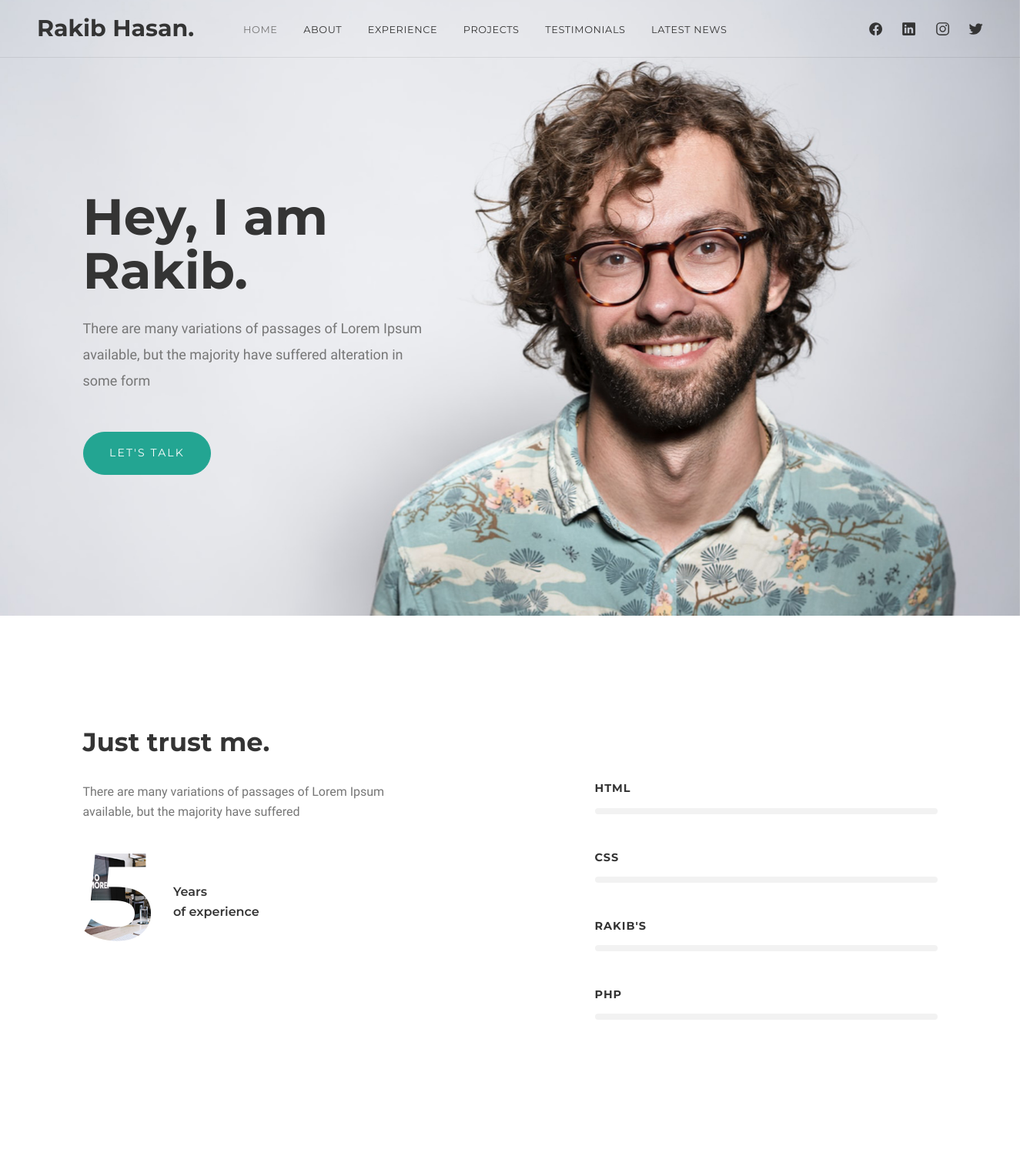
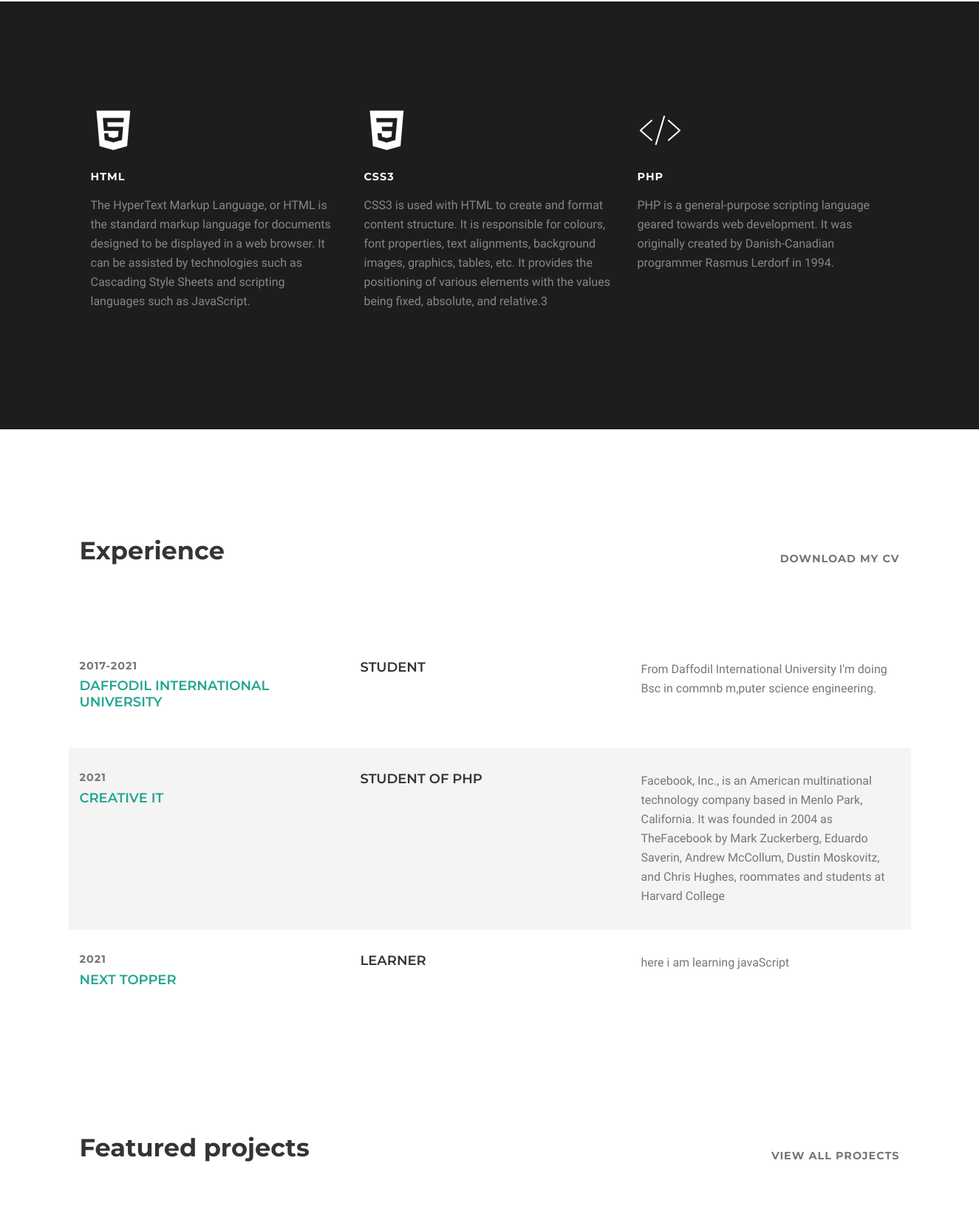
The page / (upper part) on the database its author committed (2 pictures, top to bottom).
### tables this page shows
CREATE TABLE `general_settings` (
  `id` int(11) NOT NULL,
  `field_name` varchar(50) NOT NULL,
  `value` varchar(255) NOT NULL,
  `status` int(1) NOT NULL DEFAULT 1
);

CREATE TABLE `banner` (
  `id` int(11) NOT NULL,
  `intro` varchar(70) NOT NULL,
  `message` varchar(400) NOT NULL,
  `banner_photo` varchar(150) NOT NULL,
  `status` int(2) NOT NULL DEFAULT 1
);

CREATE TABLE `skills` (
  `id` int(11) NOT NULL,
  `skill_name` varchar(30) NOT NULL,
  `parcentage` int(3) NOT NULL,
  `status` int(1) NOT NULL DEFAULT 1
);

CREATE TABLE `skill_details` (
  `id` int(11) NOT NULL,
  `skill_name` varchar(50) NOT NULL,
  `icon` varchar(70) NOT NULL,
  `skill_description` text NOT NULL,
  `status` int(1) NOT NULL DEFAULT 1
);

CREATE TABLE `experiance` (
  `id` int(11) NOT NULL,
  `company_name` varchar(150) NOT NULL,
  `designation` varchar(150) NOT NULL,
  `duration` varchar(30) NOT NULL,
  `description` text NOT NULL,
  `status` int(1) NOT NULL DEFAULT 1
);

### admin/inc/functions.inc.php (called while the page is built, shortened)
<?php
function db_connect()
{
    return $con = mysqli_connect("localhost", "root", "", "portfolio");
}
function select_all($table_name, $conditions = "")
{
    $select_query = mysqli_query(db_connect(), "SELECT * FROM $table_name $conditions");
    return $select_query;
}
function single_value($field_name)
{
    $single_value = mysqli_fetch_assoc(select_all("general_settings", "WHERE field_name='$field_name'"));
    return $single_value['value'];
}

### index.php (the view, shortened to what this page needs)
<?php
require_once "header.inc.php";
?>
<section id="about" class="section">
  <div class="container">
    <h2 data-aos="fade-up">Just trust me.</h2>
    <section class="mt-4">
      <div class="row">
        <div class="col-md-6 col-lg-5 mb-5 mb-md-0" data-aos="fade-up">
          <p>There are many variations of passages of Lorem Ipsum available, but the majority have suffered </p>
          <div class="experience d-flex align-items-center">
            <div class="experience-number text-parallax"><?= single_value("experience") ?></div>
            <div class="text-dark mt-3 ml-4">Years<br> of experience</div>
          </div>
        </div>
        <div class="col-md-5 offset-lg-2" data-aos="fade-in" data-aos-delay="50">
          <?php
          foreach (select_all("skills", "WHERE status=1 ORDER BY parcentage DESC") as $skill) :
          ?>
            <h6 class="mt-0"><?= $skill['skill_name'] ?></h6>
            <div class="progress mb-5">
              <div class="progress-bar" role="progressbar" data-aos="width" style="width:<?= $skill['parcentage'] . "%" ?>" aria-valuenow="<?= $skill['parcentage'] ?>" aria-valuemin="0" aria-valuemax="100">
              </div>
            </div>
          <?php endforeach; ?>
        </div>
      </div>
    </section>
  </div>
</section>
<section class="section bg-dark">
  <div class="container">
    <div class="container">
      <div class="row">
        <?php
        foreach (select_all("skill_details", "WHERE status=1") as $skill_details) :
        ?>
          <div class="col-md-4 mb-4 mb-md-0" data-aos="fade-in">
            <ion-icon class="text-white" name="<?= $skill_details['icon'] ?>"></ion-icon>
            <h6 class="text-white"><?= $skill_details['skill_name'] ?></h6>
            <p><?= $skill_details['skill_description'] ?></p>
          </div>
        <?php
        endforeach;
        ?>
      </div>
    </div>
  </div>
</section>
<section id="experience" class="section pb-0">
  <div class="container">
    <div class="row align-items-end">
      <div class="col-md-6" data-aos="fade-up">
        <h2 class="mb-3 mb-md-0">Experience</h2>
      </div>
      <div class="col-md-5 offset-md-1 text-md-right">
        <h6 class="my-0 text-gray"><a download href="cv/<?= single_value("cv") ?>">Download my cv</a></h6>
      </div>
    </div>
    <div class="mt-5 pt-5">
      <?php
      foreach (select_all("experiance", "WHERE status=1") as $experiance) :
      ?>
        <div class="row-experience row justify-content-between" data-aos="fade-up">
          <div class="col-md-4">
            <div class="h6 my-0 text-gray"><?= $experiance['duration'] ?></div>
            <h5 class="mt-2 text-primary text-uppercase"><?= $experiance['company_name'] ?></h5>
          </div>
          <div class="col-md-4">
            <h5 class="mb-3 mt-0 text-uppercase"><?= $experiance['designation'] ?></h5>
          </div>
          <div class="col-md-4">
            <p><?= $experiance['description'] ?></p>
          </div>
        </div>
      <?php
      endforeach;
      ?>
    </div>
  </div>
</section>
<section id="projects" class="section">
  <div class="container">
    <div class="row align-items-end">
      <div class="col-md-6" data-aos="fade-up">
        <h2 class="mb-3 mb-md-0">Featured projects</h2>
      </div>
      <div class="col-md-5 offset-md-1 text-md-right">
        <h6 class="my-0 text-gray"><a href="#">View all projects</a></h6>
      </div>
    </div>
    <div class="mt-5 pt-5" data-aos="fade-in">
    </div>
  </div>
</section>
<?php
require_once "footer.inc.php";
?>

### header.inc.php (shortened to what this page needs)
<?php
require_once "admin/inc/functions.inc.php";
?>
<!doctype html>
<html lang="en">
<head>
    <link rel="stylesheet" href="css/style.css">
</head>
<body>
    <nav id="scrollspy" class="navbar navbar-desctop">
        <div class="d-flex position-relative w-100">
            <a class="navbar-brand" href="index.php"><?= single_value("author") ?>.</a>
            <ul class="navbar-nav-desctop mr-auto d-none d-lg-block">
                <li><a class="nav-link" href="#home">Home</a></li>
                <li><a class="nav-link" href="#about">About</a></li>
                <li><a class="nav-link" href="#experience">Experience</a></li>
                <li><a class="nav-link" href="#projects">Projects</a></li>
                <li><a class="nav-link" href="#testimonials">Testimonials</a></li>
                <li><a class="nav-link" href="#news">Latest News</a></li>
            </ul>
            <ul class="social-icons mr-auto mr-lg-0 d-none d-sm-block">
                <?php
                foreach (select_all("social", "") as $social) :
                ?>
                    <li><a target="_blank" href="<?= $social['profile_link'] ?>">
                            <ion-icon name="<?= $social['icon'] ?>"></ion-icon>
                        </a></li>
                <?php endforeach ?>
            </ul>
        </div>
    </nav>
    <?php
    $banner = mysqli_fetch_assoc(select_all("banner", "WHERE status=1 ORDER BY banner.id DESC"));
    ?>
    <main id="home" class="masthead jarallax" style="background-image:url('img/banner/<?= $banner['banner_photo'] ?>');" role="main">
        <div class="opener">
            <div class="container">
                <div class="row">
                    <div class="col-md-6 col-lg-5">
                        <h1><?= $banner['intro'] ?></h1>
                        <p class="lead mt-4 mb-5"><?= $banner['message'] ?></p>
                        <button type="button" class="btn" data-toggle="modal" data-target="#send-request">Let's talk</button>
                    </div>
                </div>
            </div>
        </div>
    </main>

### css/style.css (style rules this page uses)
html { -webkit-font-smoothing: antialiased; }
body { font-family: "Work Sans", sans-serif; font-size: 1rem; line-height: 1.625em; color: #767676; }
h1, .h1 { position: relative; font-family: "Montserrat", sans-serif; font-size: 4.125rem; font-weight: 700; line-height: 1.05; color: #343434; }
h2, .h2 { position: relative; font-family: "Montserrat", sans-serif; font-weight: 700; font-size: 2.1rem; line-height: 1.2; color: #343434; margin: 2rem 0; }
h5, .h5 { font-family: "Montserrat", sans-serif; font-weight: 600; font-size: 1.125rem; line-height: 1.2; color: #343434; margin: 1.2rem 0; }
h6, .h6 { font-family: "Montserrat", sans-serif; font-weight: 700; font-size: 0.9rem; letter-spacing: 1px; line-height: 1.2; color: #343434; margin: 1rem 0; text-transform: uppercase; }
h1 a, .h1 a, h2 a, .h2 a, h3 a, .h3 a, h4 a, .h4 a, h5 a, .h5 a, h6 a, .h6 a { color: inherit; }
p { margin-bottom: 1rem; }
ul { list-style: none; padding-left: 0; }
a { color: #23a592; -webkit-transition: color 0.3s ease-out; -o-transition: color 0.3s ease-out; transition: color 0.3s ease-out; }
.lead { line-height: 1.9; font-size: 1.125rem; }
.btn { font-family: "Montserrat", sans-serif; position: relative; display: inline-block; border: 0.2em solid #23a592; border-radius: 30px; padding: 1.2em 2.4em 1.15em; font-size: 0.875em; color: #fff; white-space: nowrap; text-align: center; letter-spacing: 0.15em; text-transform: uppercase; text-decoration: none; background-color: #23a592; border-width: 1px; -webkit-transition: all 0.3s ease-out !important; transition: all 0.3s ease-out !important; }
ion-icon { color: #23a592; font-size: 3.8rem; --ionicon-stroke-width: 17px; }
.bg-dark { background: #1d1d1d !important; color: #86878a; }
.text-dark { color: #343434 !important; }
.text-white { color: #fff !important; }
.text-gray { color: #767676 !important; }
.text-primary { color: #23a592 !important; }
.navbar { position: absolute; z-index: 10; width: 100%; padding: 0 3rem; border-bottom: 1px solid rgba(52, 52, 52, 0.1); height: 4.7rem; }
.navbar { padding: 0 1.5rem; }
@media (min-width: 992px) { .navbar { padding: 0 3rem; } }
.navbar, .navbar a, .navbar a:hover, .navbar a:focus { color: #343434; }
.navbar-brand { float: left; font-family: "Montserrat", sans-serif; font-size: 1.875rem; font-weight: 700; color: #fff; margin-right: 4rem; padding: 0; line-height: 1; }
.navbar ul { margin-bottom: 0; }
.navbar-desctop .social-icons { margin: 0.38rem 0 0 -1.5rem; }
.social-icons { margin-left: -1.5rem; }
.social-icons li { float: left; margin-left: 1.5rem; }
.social-icons ion-icon { display: block; font-size: 1.2rem; color: #343434; transition: all 0.3s ease; }
.navbar-desctop:before { content: ""; position: absolute; top: 0; left: 0; width: 100%; height: 0; background: #fff; transition: all 0.3s ease; }
.navbar-nav-desctop { font-family: "Montserrat", sans-serif; font-size: 0.8rem; text-transform: uppercase; font-weight: 400; letter-spacing: 0.05em; margin-top: 0.3rem; }
.nav-link { padding: 0; }
.navbar-nav-desctop li a { color: #343434; transition: all 0.3s; }
.navbar-nav-desctop > li { position: relative; float: left; margin-right: 2.1rem; }
.navbar-nav-desctop > li > a { display: flex; align-items: center; }
.navbar-nav-desctop > li > .active, .navbar-nav-desctop > li:hover > a { color: #767676; }
.masthead { position: relative; min-height: 100vh; background-size: cover; display: flex; align-items: center; padding: 9rem 0 5rem 0; background-position: left top; background-size: cover; }
.opener { position: relative; z-index: 1; width: 100%; }
.section { position: relative; padding: 9rem 0; }
.section h2 { margin-top: 0; }
.jarallax { position: relative; z-index: 0; }
.experience { font-family: "Montserrat", sans-serif; font-weight: 600; }
.experience-number { display: inline-block; font-size: 10rem; line-height: 1; }
.text-parallax { background: url(../img/bg/text-parallax.jpg) 50% 50% no-repeat; background-size: cover; background-clip: text; -webkit-background-clip: text; -webkit-text-fill-color: transparent; }
.row-experience { padding: 2rem 0; }
.row-experience:nth-child(even) { background: #f4f4f4; border-color: transparent; }
.row-experience p { margin-bottom: 0; }
.progress { height: 0.5rem; background-color: #f2f2f2; }
.progress-bar { position: relative; background-color: transparent; }
.progress-bar:before { background: #23a592; content: ""; width: 100%; height: 100%; transition: all 0.3s ease; }
.progress-bar[data-aos="width"]:before { width: 0; }

### rows shown on the page
general_settings: value "Rakib Hasan"
banner: intro "Hey, I am Rakib.", message "There are many variations of passages of Lorem Ipsum available, but the majority have suffered alteration in some form"
general_settings: value "5"
skills: skill_name "HTML", parcentage 91 (drawn)
skills: skill_name "CSS", parcentage 64 (drawn)
skills: skill_name "RAKIB'S", parcentage 59 (drawn)
skills: skill_name "PHP", parcentage 43 (drawn)
skill_details: skill_name "HTML", skill_description "The HyperText Markup Language, or HTML is the standard markup language for documents designed to be displayed in a web browser. It can be assisted by technologies such as Cascading Style Sheets and scripting languages such as JavaScript."
skill_details: skill_name "CSS3", skill_description "CSS3 is used with HTML to create and format content structure. It is responsible for colours, font properties, text alignments, background images, graphics, tables, etc. It provides the positioning of various elements with the values being fixed, absolute, and relative.3"
skill_details: skill_name "PHP", skill_description "PHP is a general-purpose scripting language geared towards web development. It was originally created by Danish-Canadian programmer Rasmus Lerdorf in 1994."
experiance: duration "2017-2021", company_name "DAFFODIL INTERNATIONAL UNIVERSITY", designation "STUDENT", description "From Daffodil International University I'm doing Bsc in commnb m,puter science engineering."
experiance: duration "2021", company_name "CREATIVE IT", designation "STUDENT OF PHP", description "Facebook, Inc., is an American multinational technology company based in Menlo Park, California. It was founded in 2004 as TheFacebook by Mark Zuckerberg, Eduardo Saverin, Andrew McCollum, Dustin Moskovitz, and Chris Hughes, roommates and students at Harvard College"
experiance: duration "2021", company_name "NEXT TOPPER", designation "LEARNER", description "here i am learning javaScript"
